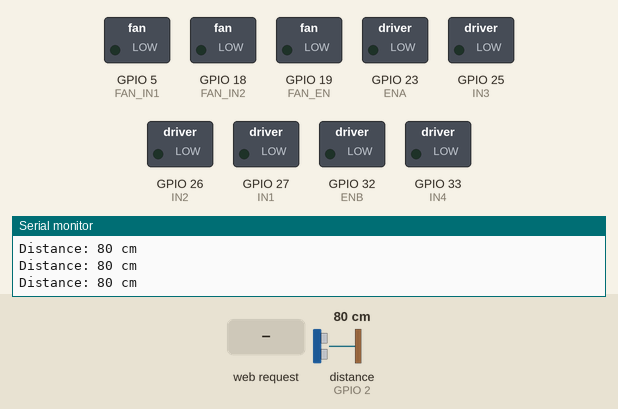
Recording of a sketch running on a simulated ESP32. Shown: switched loads named in the sketch (green lamp = pin HIGH), the last lines printed to the serial monitor. Wiring (inferred from the names in the program): ultrasonic range finder: trigger GPIO 4; echo GPIO 2. The inputs (shaded band) are chosen by the test bench; at power-on: distance to the obstacle (sensor on GPIO 2) 80 cm. The echo pulse lasts 58.3 µs per cm; WiFi joins after 1.5 s; servers stay silent unless stated; pins used as bus, display or sensor lines are not drawn.

Above: at 2.7 s.
2.8 s: HTTP request GET /forward received
At 3.8 s:
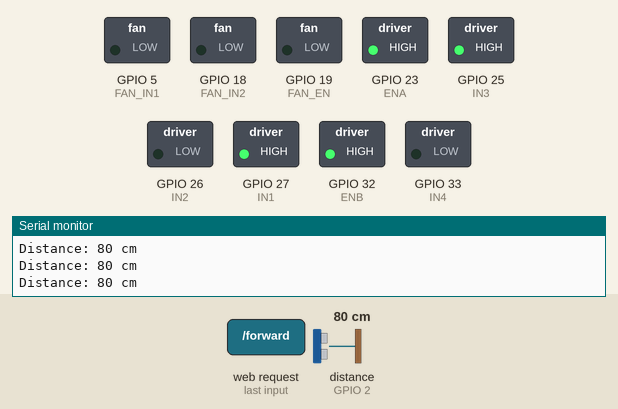
4.3 s: HTTP request GET /backward received
At 4.9 s:
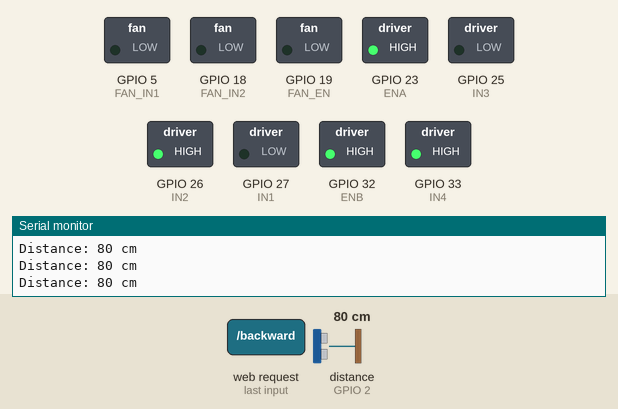
5.8 s: HTTP request GET /turnLeft received
At 6.3 s:
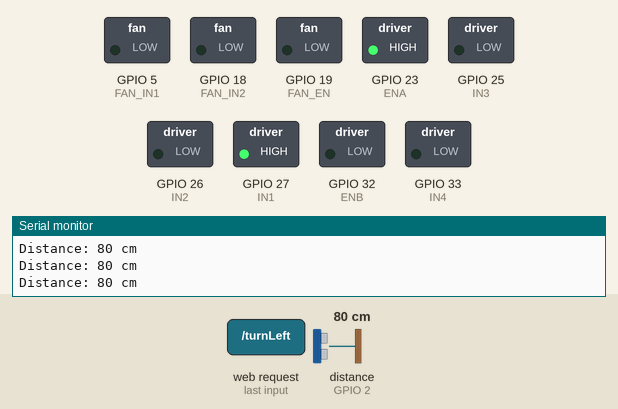
7.3 s: HTTP request GET /turnRight received
At 7.9 s:
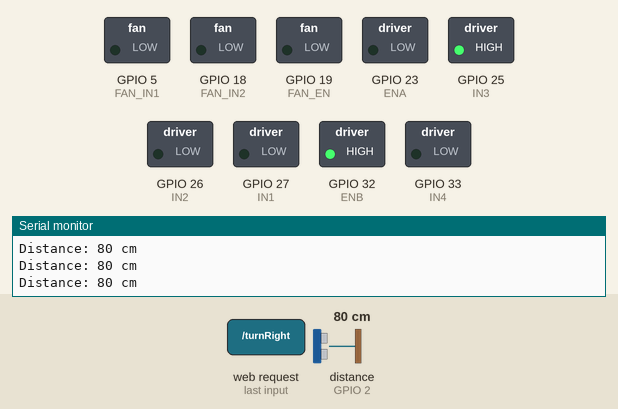
8.8 s: HTTP request GET /turnFanOn received
At 9.7 s:
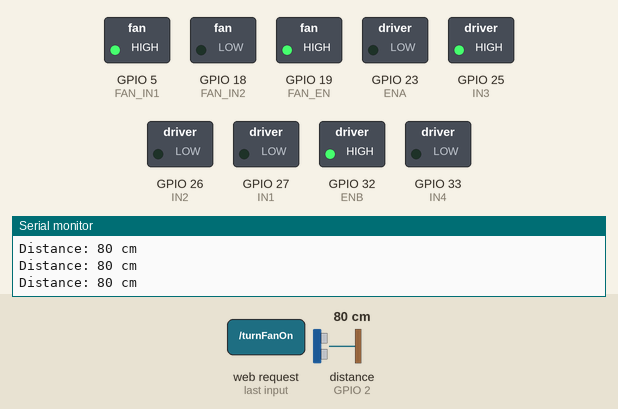
10.3 s: HTTP request GET /stop received
At 10.7 s:
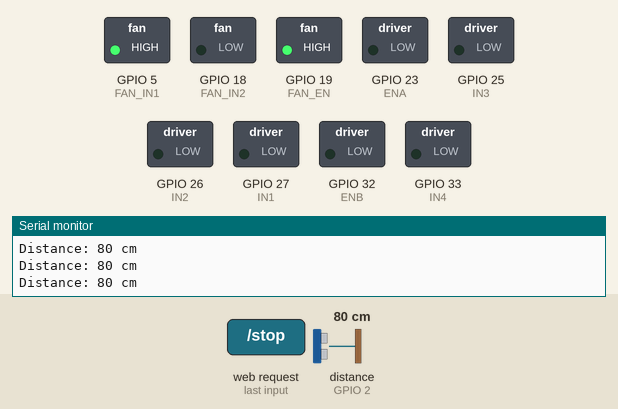
Timing chart, 0 to 12.8 s (numbered marks = the images above; inputs shaded):
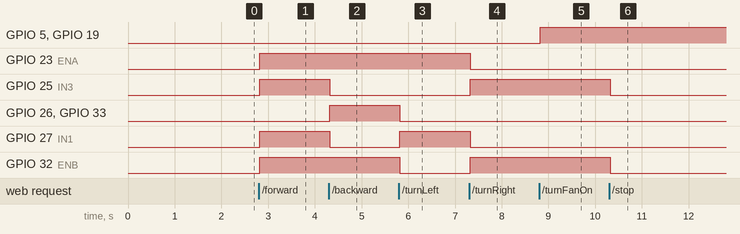

The sketch:

integrated_vacuum_cleaner.ino
```cpp
#include <WiFi.h>
#include <ESPAsyncWebServer.h>
#include <AsyncTCP.h>
#include <WebSocketsServer.h>
#include <Wire.h>

// Distance sensor pins
#define echoPin 2
#define trigPin 4
long duration, distance;

// Motor A (Right Motor) pins
#define IN1 27
#define IN2 26
#define ENA 23

// Motor B (Left Motor) pins
#define IN3 25
#define IN4 33
#define ENB 32

// Fan control pins on L298N driver
#define FAN_IN1 5
#define FAN_IN2 18
#define FAN_EN 19

// PWM properties for motors
#define PWM_CHANNEL_A 0
#define PWM_CHANNEL_B 1
#define PWM_FREQ 5000
#define PWM_RESOLUTION 8

// PWM properties for fan
#define FAN_PWM_CHANNEL 2
#define FAN_PWM_FREQ 5000
#define FAN_PWM_RESOLUTION 8

// Debug options
#define DEBUG_ENABLED true
#define DEBUG_PINS true
#define DEBUG_MOTOR true
#define DEBUG_WIFI true

// WiFi credentials
const char *ssid = "CYBER%NET%HUSSAIN%03111243682";
const char *password = "hussain8080";

// Create an asynchronous web server object on port 80
AsyncWebServer server(80);

// WebSocket server on port 81 for distance sensor data
WebSocketsServer webSocket = WebSocketsServer(81);

// Track motor state
String motorState = "stopped";

// Track motor speed
int motorSpeed = 255; // Default to full speed

// Fan state
bool fanOn = false;
int fanSpeed = 255;  // Default to full speed

// Variable to track if we need to send WebSocket update
unsigned long lastSendTime = 0;

// Debug function: Print information with timestamp
void debugPrint(String message, bool newline = true) {
  if (DEBUG_ENABLED) {
    String timestamp = String(millis() / 1000.0, 3);
    Serial.print("[" + timestamp + "s] ");
    Serial.print(message);
    if (newline) Serial.println();
  }
}

// HTML content for main page with tabs
const char index_html[] PROGMEM = R"rawliteral(
<!DOCTYPE HTML>
<html>
<head>
  <meta name="viewport" content="width=device-width, initial-scale=1">
  <title>ESP32 Vacuum Cleaner Control</title>
  <style>
    body { font-family: Arial; text-align: center; margin:0px auto; padding-top: 30px; }
    .tab { overflow: hidden; border: 1px solid #ccc; background-color: #f1f1f1; }
    .tab button { background-color: inherit; float: left; border: none; outline: none; cursor: pointer; padding: 14px 16px; font-size: 17px; }
    .tab button:hover { background-color: #ddd; }
    .tab button.active { background-color: #ccc; }
    .tabcontent { display: none; padding: 6px 12px; border: 1px solid #ccc; border-top: none; }
    .button { padding: 10px 20px; font-size: 24px; margin: 10px; cursor: pointer; border-radius: 5px; }
    .forward { background-color: green; color: white; }
    .backward { background-color: blue; color: white; }
    .stop { background-color: red; color: white; }
    .status { margin: 20px; padding: 20px; font-size: 30px; font-weight: bold; }
    .on { background-color: #4CAF50; color: white; }
    .off { background-color: #f44336; color: white; }
    .speed-control { margin: 20px; padding: 20px; background-color: #f0f0f0; border-radius: 5px; }
    .turn-control { margin: 20px; padding: 20px; background-color: #f0f0f0; border-radius: 5px; }
    .data { font-size: 72px; margin: 30px; font-weight: bold; }
    .unit { font-size: 36px; }
    .fan-icon { font-size: 100px; margin: 20px; }
    .rotating { animation: rotate 2s linear infinite; }
    @keyframes rotate { 100% { transform: rotate(360deg); } }
    #pinStates { margin: 20px; padding: 10px; font-size: 18px; background-color: #f0f0f0; }
  </style>
  <script>
    // For tab navigation
    function openTab(evt, tabName) {
      var i, tabcontent, tablinks;
      tabcontent = document.getElementsByClassName("tabcontent");
      for (i = 0; i < tabcontent.length; i++) {
        tabcontent[i].style.display = "none";
      }
      tablinks = document.getElementsByClassName("tablinks");
      for (i = 0; i < tablinks.length; i++) {
        tablinks[i].className = tablinks[i].className.replace(" active", "");
      }
      document.getElementById(tabName).style.display = "block";
      evt.currentTarget.className += " active";
    }

    // Distance sensor WebSocket
    var websocket;
    function initWebSocket() {
      websocket = new WebSocket('ws://' + window.location.hostname + ':81/');
      websocket.onopen = function(evt) { console.log('WebSocket connected'); };
      websocket.onclose = function(evt) { console.log('WebSocket disconnected'); };
      websocket.onmessage = function(evt) {
        document.getElementById('distance').textContent = evt.data;
      };
    }

    // Motor Control Functions
    function updateMotorStatus() {
      fetch('/motorStatus')
        .then(response => response.text())
        .then(data => {
          document.getElementById('motorStatus').innerText = data;
          if(data === "Motor moving forward") {
            document.getElementById('motorStatus').style.backgroundColor = "lightgreen";
          } else if(data === "Motor moving backward") {
            document.getElementById('motorStatus').style.backgroundColor = "lightblue";
          } else {
            document.getElementById('motorStatus').style.backgroundColor = "lightgray";
          }
        });
    }

    function sendMotorCommand(command) {
      fetch('/' + command)
        .then(response => response.text())
        .then(data => {
          updateMotorStatus();
          checkPins();
        });
    }

    function setMotorSpeed() {
      const speed = document.getElementById('motorSpeedSlider').value;
      document.getElementById('motorSpeedValue').innerText = speed;
      fetch('/setMotorSpeed?speed=' + speed)
        .then(response => response.text())
        .then(data => {
          checkPins();
        });
    }

    function checkPins() {
      fetch('/pinstate')
        .then(response => response.json())
        .then(data => {
          const pinStatesDiv = document.getElementById('pinStates');
          let rightMotor = data.rightMotor;
          let leftMotor = data.leftMotor;

          let pinStateHtml = "<strong>Right Motor:</strong> ";
          pinStateHtml += "IN1=" + rightMotor.IN1.state + ", ";
          pinStateHtml += "IN2=" + rightMotor.IN2.state + ", ";
          pinStateHtml += "ENA=" + rightMotor.ENA.pwm + "<br>";

          pinStateHtml += "<strong>Left Motor:</strong> ";
          pinStateHtml += "IN3=" + leftMotor.IN3.state + ", ";
          pinStateHtml += "IN4=" + leftMotor.IN4.state + ", ";
          pinStateHtml += "ENB=" + leftMotor.ENB.pwm;

          pinStatesDiv.innerHTML = pinStateHtml;
        });
    }

    // Fan Control Functions
    function updateFanStatus() {
      fetch('/fanStatus')
        .then(response => response.text())
        .then(data => {
          document.getElementById('fanStatus').innerText = data;

          const fanIcon = document.getElementById('fanIcon');
          if(data === "Fan is ON") {
            document.getElementById('fanStatus').style.backgroundColor = "lightgreen";
            fanIcon.classList.add('rotating');
          } else {
            document.getElementById('fanStatus').style.backgroundColor = "lightgray";
            fanIcon.classList.remove('rotating');
          }
        });
    }

    function sendFanCommand(command) {
      fetch('/' + command)
        .then(response => response.text())
        .then(data => {
          updateFanStatus();
        });
    }

    function setFanSpeed() {
      const speed = document.getElementById('fanSpeedSlider').value;
      document.getElementById('fanSpeedValue').innerText = speed;
      fetch('/setFanSpeed?speed=' + speed)
        .then(response => response.text());
    }

    // Update status every 2 seconds
    setInterval(updateMotorStatus, 2000);
    setInterval(updateFanStatus, 2000);
    setInterval(checkPins, 2000);

    // Initial setup when page loads
    window.onload = function() {
      initWebSocket();
      updateMotorStatus();
      updateFanStatus();
      checkPins();
      // Open first tab by default
      document.getElementById("defaultTab").click();
    }
  </script>
</head>
<body>
  <h1>ESP32 Vacuum Cleaner Control</h1>

  <div class="tab">
    <button class="tablinks" onclick="openTab(event, 'DistanceTab')" id="defaultTab">Distance Sensor</button>
    <button class="tablinks" onclick="openTab(event, 'MotorTab')">Motor Control</button>
    <button class="tablinks" onclick="openTab(event, 'FanTab')">Fan Control</button>
  </div>

  <!-- Distance Sensor Tab -->
  <div id="DistanceTab" class="tabcontent">
    <h2>Distance Sensor</h2>
    <div class="data"><span id="distance">0</span><span class="unit"> cm</span></div>
  </div>

  <!-- Motor Control Tab -->
  <div id="MotorTab" class="tabcontent">
    <h2>Motor Control</h2>

    <button class="button forward" onclick="sendMotorCommand('forward')">Forward</button>
    <button class="button stop" onclick="sendMotorCommand('stop')">Stop</button>
    <button class="button backward" onclick="sendMotorCommand('backward')">Backward</button>

    <div class="status">Motor Status: <span id="motorStatus">Loading...</span></div>

    <div class="speed-control">
      <h2>Speed Control</h2>
      <input type="range" min="50" max="255" value="255" id="motorSpeedSlider" onchange="setMotorSpeed()">
      <p>Current Speed: <span id="motorSpeedValue">255</span>/255</p>
    </div>

    <div class="turn-control">
      <h2>Turn Control</h2>
      <button class="button" onclick="sendMotorCommand('turnLeft')">Turn Left</button>
      <button class="button" onclick="sendMotorCommand('turnRight')">Turn Right</button>
    </div>

    <div id="pinStates" class="debug-info">Pin States: Loading...</div>
  </div>

  <!-- Fan Control Tab -->
  <div id="FanTab" class="tabcontent">
    <h2>Fan Control</h2>

    <div class="fan-icon" id="fanIcon">🌀</div>

    <div class="status">Fan Status: <span id="fanStatus">Loading...</span></div>

    <button class="button on" onclick="sendFanCommand('turnFanOn')">TURN ON</button>
    <button class="button off" onclick="sendFanCommand('turnFanOff')">TURN OFF</button>

    <div class="speed-control">
      <h2>Fan Speed Control</h2>
      <input type="range" min="50" max="255" value="255" id="fanSpeedSlider" onchange="setFanSpeed()">
      <p>Current Speed: <span id="fanSpeedValue">255</span>/255</p>
    </div>
  </div>
</body>
</html>
)rawliteral";

// Function to get detailed JSON of all pin states
String getPinStateJSON() {
  String json = "{";

  // Right motor pins
  json += "\"rightMotor\":{";
  json += "\"IN1\":{\"pin\":" + String(IN1) + ",\"state\":" + String(digitalRead(IN1)) + "},";
  json += "\"IN2\":{\"pin\":" + String(IN2) + ",\"state\":" + String(digitalRead(IN2)) + "},";
  json += "\"ENA\":{\"pin\":" + String(ENA) + ",\"pwm\":" + String(ledcRead(PWM_CHANNEL_A)) + "}";
  json += "},";

  // Left motor pins
  json += "\"leftMotor\":{";
  json += "\"IN3\":{\"pin\":" + String(IN3) + ",\"state\":" + String(digitalRead(IN3)) + "},";
  json += "\"IN4\":{\"pin\":" + String(IN4) + ",\"state\":" + String(digitalRead(IN4)) + "},";
  json += "\"ENB\":{\"pin\":" + String(ENB) + ",\"pwm\":" + String(ledcRead(PWM_CHANNEL_B)) + "}";
  json += "},";

  // System state
  json += "\"motorState\":\"" + motorState + "\"";

  json += "}";
  return json;
}

// ------- WebSocket event handler for distance sensor --------
void webSocketEvent(uint8_t num, WStype_t type, uint8_t * payload, size_t length) {
  switch(type) {
    case WStype_DISCONNECTED:
      Serial.printf("[%u] Disconnected!\n", num);
      break;
    case WStype_CONNECTED:
      {
        IPAddress ip = webSocket.remoteIP(num);
        Serial.printf("[%u] Connected from %d.%d.%d.%d\n", num, ip[0], ip[1], ip[2], ip[3]);

        // Send current distance immediately when a client connects
        String disp = String(distance);
        webSocket.sendTXT(num, disp);
      }
      break;
  }
}

// ---------- MOTOR FUNCTIONS ----------
// Function to move motor forward
void moveForward() {
  debugPrint("Motors moving forward");

  // Set both motors forward
  digitalWrite(IN1, HIGH);
  digitalWrite(IN2, LOW);
  digitalWrite(IN3, HIGH);
  digitalWrite(IN4, LOW);

  // Apply speed to both motors
  ledcWrite(PWM_CHANNEL_A, motorSpeed);
  ledcWrite(PWM_CHANNEL_B, motorSpeed);

  motorState = "Motor moving forward";
  debugPrint(motorState);
}

// Function to move motor backward
void moveBackward() {
  debugPrint("Motors moving backward");

  // Set both motors backward
  digitalWrite(IN1, LOW);
  digitalWrite(IN2, HIGH);
  digitalWrite(IN3, LOW);
  digitalWrite(IN4, HIGH);

  // Apply speed to both motors
  ledcWrite(PWM_CHANNEL_A, motorSpeed);
  ledcWrite(PWM_CHANNEL_B, motorSpeed);

  motorState = "Motor moving backward";
  debugPrint(motorState);
}

// Function to stop the motor
void stopMotor() {
  debugPrint("Motors stopped");

  // Stop both motors
  digitalWrite(IN1, LOW);
  digitalWrite(IN2, LOW);
  digitalWrite(IN3, LOW);
  digitalWrite(IN4, LOW);

  // Set PWM to 0 for both motors
  ledcWrite(PWM_CHANNEL_A, 0);
  ledcWrite(PWM_CHANNEL_B, 0);

  motorState = "Motor stopped";
  debugPrint(motorState);
}

// Function to turn left
void turnLeft() {
  debugPrint("Turning left");

  // Right motor forward, left motor stopped or slower
  digitalWrite(IN1, HIGH);
  digitalWrite(IN2, LOW);
  digitalWrite(IN3, LOW);
  digitalWrite(IN4, LOW);

  // Apply speed to right motor, zero or reduced speed to left
  ledcWrite(PWM_CHANNEL_A, motorSpeed);
  ledcWrite(PWM_CHANNEL_B, 0);

  motorState = "Turning left";
  debugPrint(motorState);
}

// Function to turn right
void turnRight() {
  debugPrint("Turning right");

  // Left motor forward, right motor stopped or slower
  digitalWrite(IN1, LOW);
  digitalWrite(IN2, LOW);
  digitalWrite(IN3, HIGH);
  digitalWrite(IN4, LOW);

  // Apply speed to left motor, zero or reduced speed to right
  ledcWrite(PWM_CHANNEL_A, 0);
  ledcWrite(PWM_CHANNEL_B, motorSpeed);

  motorState = "Turning right";
  debugPrint(motorState);
}

// ---------- FAN FUNCTIONS ----------
// Function to turn the fan on
void turnFanOn() {
  Serial.println("Turning fan ON");

  // First apply speed to the fan
  ledcWrite(FAN_PWM_CHANNEL, fanSpeed);
  Serial.println("Fan PWM set to: " + String(fanSpeed) + " on channel: " + String(FAN_PWM_CHANNEL) + " pin: " + String(FAN_EN));

  // Then set fan direction (forward)
  digitalWrite(FAN_IN1, HIGH);
  digitalWrite(FAN_IN2, LOW);
  Serial.println("Fan control pins - IN1:" + String(digitalRead(FAN_IN1)) + " IN2:" + String(digitalRead(FAN_IN2)));

  fanOn = true;
  Serial.println("Fan is now ON at speed: " + String(fanSpeed));
}

// Function to turn the fan off
void turnFanOff() {
  Serial.println("Turning fan OFF");

  // Stop the fan by setting PWM to 0
  ledcWrite(FAN_PWM_CHANNEL, 0);

  // Also set control pins to LOW for lower power consumption
  digitalWrite(FAN_IN1, LOW);
  digitalWrite(FAN_IN2, LOW);

  fanOn = false;
  Serial.println("Fan is now OFF");
}

// ---------- DISTANCE SENSOR FUNCTIONS ----------
void readDistance() {
  digitalWrite(trigPin, LOW);
  delayMicroseconds(2);
  digitalWrite(trigPin, HIGH);
  delayMicroseconds(10);
  digitalWrite(trigPin, LOW);

  duration = pulseIn(echoPin, HIGH);
  distance = duration / 58.2;

  // For debugging
  Serial.print("Distance: ");
  Serial.print(distance);
  Serial.println(" cm");
}

void setup() {
  Serial.begin(115200);
  debugPrint("Integrated Vacuum Cleaner setup started...");

  // -------- Distance Sensor Setup --------
  pinMode(trigPin, OUTPUT);
  pinMode(echoPin, INPUT);
  debugPrint("Distance sensor pins initialized");

  // -------- Motor Control Setup --------
  // Configure motor A (Right Motor) pins
  pinMode(IN1, OUTPUT);
  pinMode(IN2, OUTPUT);
  ledcSetup(PWM_CHANNEL_A, PWM_FREQ, PWM_RESOLUTION);
  ledcAttachPin(ENA, PWM_CHANNEL_A);

  // Configure motor B (Left Motor) pins
  pinMode(IN3, OUTPUT);
  pinMode(IN4, OUTPUT);
  ledcSetup(PWM_CHANNEL_B, PWM_FREQ, PWM_RESOLUTION);
  ledcAttachPin(ENB, PWM_CHANNEL_B);

  // Start with motor off
  stopMotor();
  debugPrint("Motor pins initialized");

  // -------- Fan Control Setup --------
  pinMode(FAN_IN1, OUTPUT);
  pinMode(FAN_IN2, OUTPUT);
  pinMode(FAN_EN, OUTPUT);

  // Configure PWM for fan speed control
  ledcSetup(FAN_PWM_CHANNEL, FAN_PWM_FREQ, FAN_PWM_RESOLUTION);
  ledcAttachPin(FAN_EN, FAN_PWM_CHANNEL);

  // Initialize fan as off
  digitalWrite(FAN_IN1, LOW);
  digitalWrite(FAN_IN2, LOW);
  ledcWrite(FAN_PWM_CHANNEL, 0);
  debugPrint("Fan pins initialized");

  // Connect to Wi-Fi
  WiFi.begin(ssid, password);
  debugPrint("Connecting to Wi-Fi: " + String(ssid));
  while (WiFi.status() != WL_CONNECTED) {
    delay(500);
    Serial.print(".");
  }
  Serial.println();
  debugPrint("Wi-Fi connected. IP address: " + WiFi.localIP().toString());

  // -------- WebSocket Setup --------
  webSocket.begin();
  webSocket.onEvent(webSocketEvent);
  debugPrint("WebSocket server started on port 81");

  // -------- Web Server Setup --------
  // Main HTML page
  server.on("/", HTTP_GET, [](AsyncWebServerRequest *request) {
    request->send_P(200, "text/html", index_html);
  });

  // ------ Motor Control Endpoints ------
  server.on("/forward", HTTP_GET, [](AsyncWebServerRequest *request) {
    moveForward();
    request->send(200, "text/plain", "Moving forward");
  });

  server.on("/backward", HTTP_GET, [](AsyncWebServerRequest *request) {
    moveBackward();
    request->send(200, "text/plain", "Moving backward");
  });

  server.on("/stop", HTTP_GET, [](AsyncWebServerRequest *request) {
    stopMotor();
    request->send(200, "text/plain", "Motors stopped");
  });

  server.on("/turnLeft", HTTP_GET, [](AsyncWebServerRequest *request) {
    turnLeft();
    request->send(200, "text/plain", "Turning left");
  });

  server.on("/turnRight", HTTP_GET, [](AsyncWebServerRequest *request) {
    turnRight();
    request->send(200, "text/plain", "Turning right");
  });

  server.on("/motorStatus", HTTP_GET, [](AsyncWebServerRequest *request) {
    request->send(200, "text/plain", motorState);
  });

  server.on("/setMotorSpeed", HTTP_GET, [](AsyncWebServerRequest *request) {
    if (request->hasParam("speed")) {
      motorSpeed = request->getParam("speed")->value().toInt();
      // Update speed for currently running motors
      if (motorState == "Motor moving forward" || motorState == "Motor moving backward" ||
          motorState == "Turning left" || motorState == "Turning right") {
        ledcWrite(PWM_CHANNEL_A, motorSpeed);
        ledcWrite(PWM_CHANNEL_B, motorSpeed);
      }
      request->send(200, "text/plain", "Speed set to " + String(motorSpeed));
    } else {
      request->send(400, "text/plain", "Speed parameter missing");
    }
  });

  // ------ Fan Control Endpoints ------
  server.on("/turnFanOn", HTTP_GET, [](AsyncWebServerRequest *request) {
    turnFanOn();
    request->send(200, "text/plain", "Fan turned on");
  });

  server.on("/turnFanOff", HTTP_GET, [](AsyncWebServerRequest *request) {
    turnFanOff();
    request->send(200, "text/plain", "Fan turned off");
  });

  server.on("/fanStatus", HTTP_GET, [](AsyncWebServerRequest *request) {
    String status = fanOn ? "Fan is ON" : "Fan is OFF";
    request->send(200, "text/plain", status);
  });

  server.on("/setFanSpeed", HTTP_GET, [](AsyncWebServerRequest *request) {
    if (request->hasParam("speed")) {
      fanSpeed = request->getParam("speed")->value().toInt();
      // Only update if fan is on
      if (fanOn) {
        ledcWrite(FAN_PWM_CHANNEL, fanSpeed);
      }
      request->send(200, "text/plain", "Fan speed set to " + String(fanSpeed));
    } else {
      request->send(400, "text/plain", "Speed parameter missing");
    }
  });

  // ------ Debug Endpoints ------
  server.on("/pinstate", HTTP_GET, [](AsyncWebServerRequest *request) {
    String pinState = getPinStateJSON();
    request->send(200, "application/json", pinState);
  });

  // Start server
  server.begin();
  debugPrint("HTTP server started on port 80");

  debugPrint("Integrated Vacuum Cleaner setup complete.");
}

void loop() {
  // Handle WebSocket communications
  webSocket.loop();

  // Read distance from sensor
  readDistance();

  // Send distance update via WebSocket every second
  if (millis() - lastSendTime > 1000) {
    String disp = String(distance);
    webSocket.broadcastTXT(disp);
    lastSendTime = millis();
  }

  // If WiFi disconnects, try to reconnect
  if (WiFi.status() != WL_CONNECTED) {
    static unsigned long lastReconnectAttempt = 0;
    unsigned long currentMillis = millis();

    if (currentMillis - lastReconnectAttempt > 10000) {
      Serial.println("Attempting to reconnect to WiFi...");
      WiFi.reconnect();
      lastReconnectAttempt = currentMillis;
    }
  }

  delay(100); // Small delay to prevent watchdog issues
} 
```

Measured:
- after the input at 2.8 s, GPIO 23 (ENA), GPIO 25 (IN3), GPIO 27 (IN1), GPIO 32 (ENB): LOW → HIGH at once
- after the input at 4.3 s, GPIO 25 (IN3), GPIO 27 (IN1): HIGH → LOW at once; GPIO 26 (IN2), GPIO 33 (IN4): LOW → HIGH at once
- after the input at 5.8 s, GPIO 26 (IN2), GPIO 32 (ENB), GPIO 33 (IN4): HIGH → LOW at once; GPIO 27 (IN1): LOW → HIGH at once
- after the input at 7.3 s, GPIO 23 (ENA), GPIO 27 (IN1): HIGH → LOW at once; GPIO 25 (IN3), GPIO 32 (ENB): LOW → HIGH at once
- after the input at 8.8 s, GPIO 5 (FAN_IN1), GPIO 19 (FAN_EN): LOW → HIGH at once
- after the input at 10.3 s, GPIO 25 (IN3), GPIO 32 (ENB): HIGH → LOW at once
